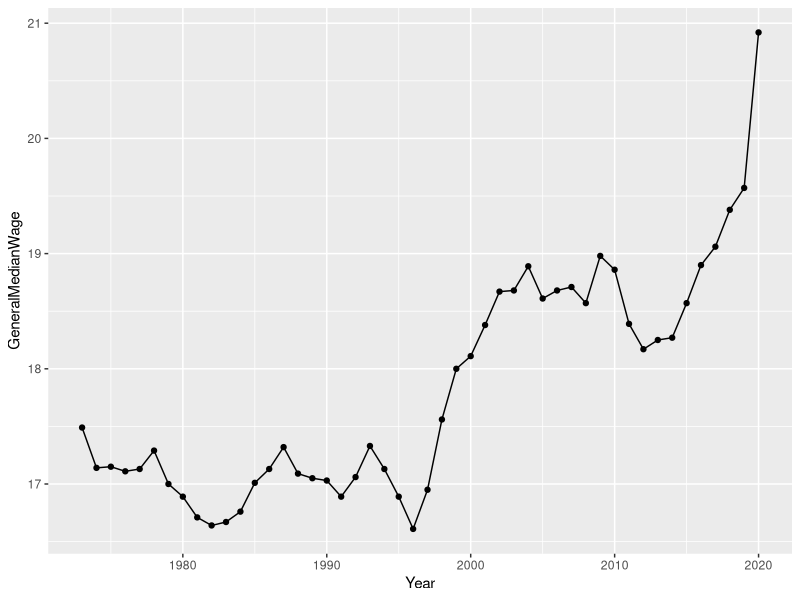
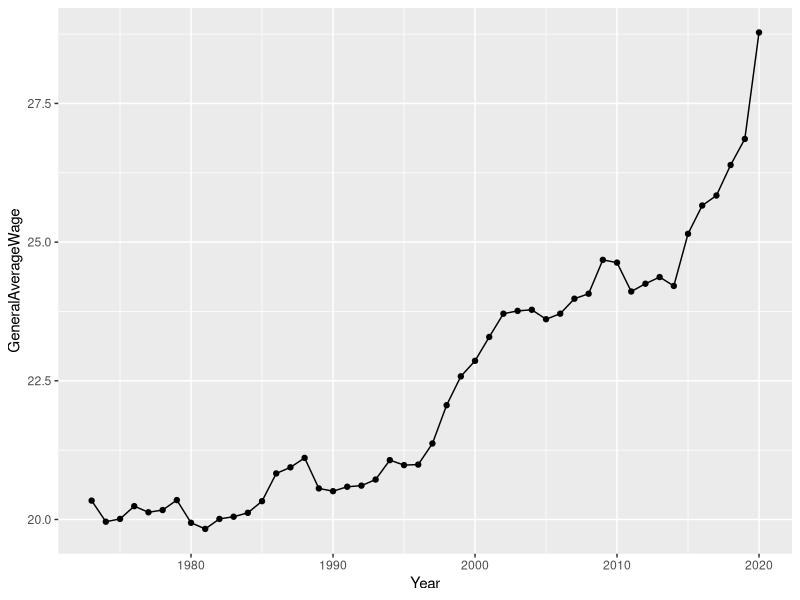

The R script that drew these images, in order:
## ---- chunk 1
library(readxl)
DatasetForRProject <- read_excel("DatasetForRProject.xlsx")
## ---- chunk 2
summary(DatasetForRProject)
## ---- chunk 3
library(ggplot2)
ggplot(data=DatasetForRProject, aes(x=Year, y=GeneralMedianWage, group=1)) +
  geom_line()+
  geom_point()
ggplot(data=DatasetForRProject, aes(x=Year, y=GeneralAverageWage, group=1)) +
  geom_line()+
  geom_point()
## ---- chunk 4
library(Hmisc)
flattenCorrMatrix <- function(cormat, pmat) {
  ut <- upper.tri(cormat)
  data.frame(
    row = rownames(cormat)[row(cormat)[ut]],
    column = rownames(cormat)[col(cormat)[ut]],
    cor  =(cormat)[ut],
    p = pmat[ut]
    )
}
res2<-rcorr(as.matrix(DatasetForRProject[,1:9]))
Corr <-flattenCorrMatrix(res2$r, res2$P)
Corr[ , c("row", "column","cor")]    
